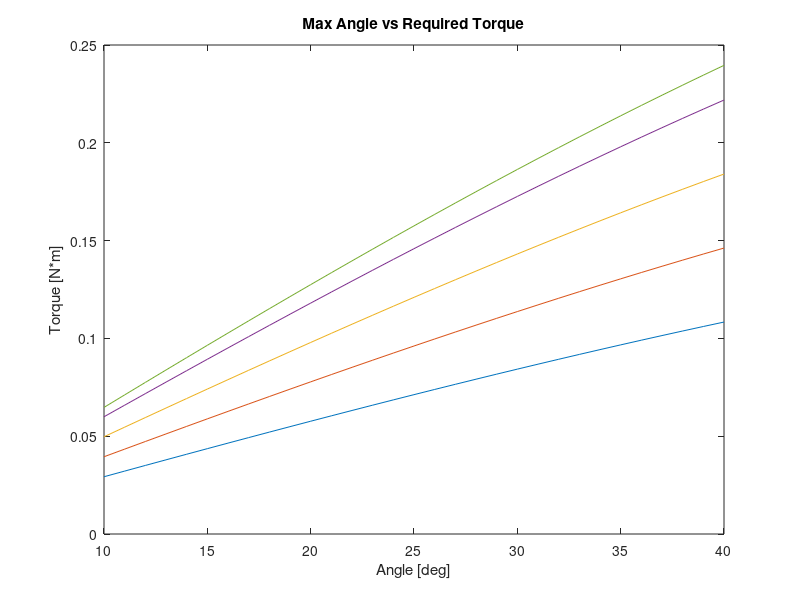

This figure's MATLAB source: (Note: this script raises an error after producing the figure.)
% Initializing arrays for calculations % 

angles = [10:1:40]';
masses = [];
torques = [];

massBattery = 0.6332739; % Change these as needed
massNoBattery = 0.2864; 

for massSystem = [[massNoBattery:0.1:massBattery] massBattery] % Loop from minimum (w/o battery) to 1kg 
    
    % Givens %

    diskMass = 0.6;
    radiusDisk = 0.07;
    RPM = 400;
    %massSystem = 0.2704;
    g=9.81;
    centerOfMassFromGround = 0.06;

    angularSpeedDisk = RPM*2*pi/60;
    
    % Calculations %
    
    inertiaDisk = (diskMass*radiusDisk^2)/2;
    
    highestPrecisionSpeed = (massSystem*g*centerOfMassFromGround*sind(angles))/(inertiaDisk*angularSpeedDisk);
    torque = (inertiaDisk*angularSpeedDisk*highestPrecisionSpeed)';
    
    torques = [torques torque]; % Changes size dynamically as the loop iterates. Bad practice?
    masses(end+1) = massSystem;
    %test
end

% Plotting 

plot(angles, torques(1:31), angles, torques(1+1*31:31+1*31), angles, torques(1+2*31:31+2*31), angles, torques(1+3*31:31+3*31), angles, torques(1+4*31:31+4*31));
title("Max Angle vs Required Torque")
xlabel("Angle [deg]");
ylabel("Torque [N*m]");
% legend("Without battery","","","With Battery (approx)");
yline(0.0392266,'--',"Motor Threshold");
